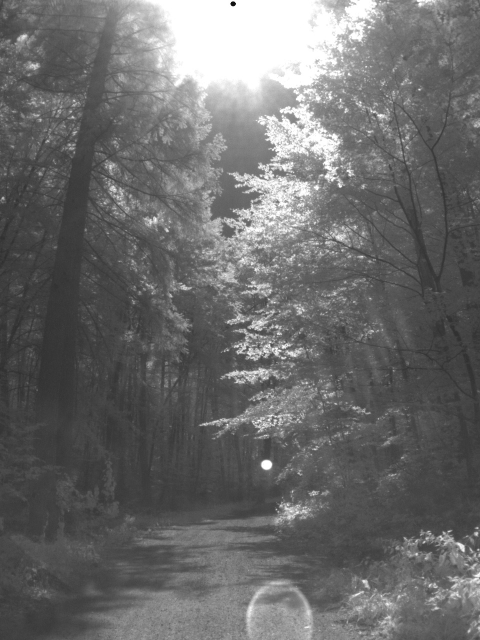
#> input picture classical_methods/Test_images/overexposed_NIR.jpg, 960 x 1280 px, given in place of properexposure_RGB.JPG, which was not available (shown at 1/2 size)
$ python fourier.py
#> lines starting #> are read from the running program, lines starting #| are printed output that depends on the picture; long printed decimals are rounded; pictures that were not available may be replaced by others from this repository, and a replacement may not be noted
import cv2
import numpy as np
#from google.colab.patches import cv2_imshow
from matplotlib import pyplot as plt
# from skimage.metrics import structural_similarity as ssim
# from skimage.metrics import normalized_mutual_information
from skimage.metrics import structural_similarity as ssim, mean_squared_error, peak_signal_noise_ratio, normalized_mutual_information
# [7 lines of commented-out code are left out]
rgb_path = '/home/krangana/2_Codes/1_Traditional_methods/Test_images/properexposure_RGB.JPG'
nir_path = '/home/krangana/2_Codes/1_Traditional_methods/Test_images/properexposure_NIR.jpg'
rgb_img = cv2.imread(rgb_path)
#> rgb_img is the input picture: shape (1280, 960, 3); min 11, max 255, mean 107.1
nir_img = cv2.imread(nir_path)
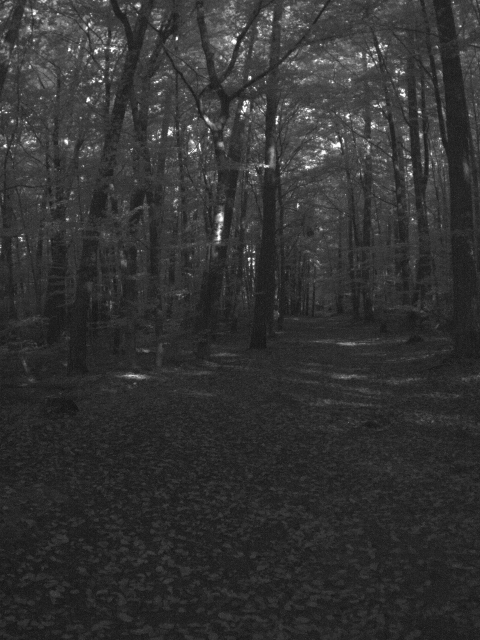
#> input picture classical_methods/Test_images/properexposure_NIR.jpg, 960 x 1280 px, found by its file name (shown at 1/2 size)
#> nir_img is the input picture: shape (1280, 960, 3); min 8, max 255, mean 50.8
rgb_gray_fullSize = cv2.cvtColor(rgb_img, cv2.COLOR_BGR2GRAY)
# rgb_gray = rgb_gray_fullSize
rgb_gray = cv2.resize(rgb_gray_fullSize, (nir_img.shape[1], nir_img.shape[0]), interpolation= cv2.INTER_LINEAR)
nir_gray = cv2.cvtColor(nir_img, cv2.COLOR_BGR2GRAY)
# Compute DFT(descrete fourier transform)
dft_rgb = np.fft.fft2(rgb_gray)
dft_nir = np.fft.fft2(nir_gray)
# Calculate cross-power spectrum
cross_power_spectrum = (dft_rgb) * np.conj(dft_nir)
# Compute phase correlation
phase_correlation = np.fft.ifft2(cross_power_spectrum / np.abs(cross_power_spectrum))
# Find peak location
peak_location = np.unravel_index(np.argmax(phase_correlation), phase_correlation.shape)
#> peak_location = (0, 204)

# Refine peak location
# search_radius = 10  # Define the search radius around the peak
# neighborhood = phase_correlation[max(0, peak_location[0]-search_radius):min(phase_correlation.shape[0], peak_location[0]+search_radius),
#                                  max(0, peak_location[1]-search_radius):min(phase_correlation.shape[1], peak_location[1]+search_radius)]
# refined_peak_location = np.unravel_index(np.argmax(neighborhood), neighborhood.shape)
# refined_peak_location = (refined_peak_location[0] + max(0, peak_location[0]-search_radius),
#                          refined_peak_location[1] + max(0, peak_location[1]-search_radius))
# Calculate translation
rows, cols = rgb_gray.shape
#> rows = 1280; cols = 960
# [4 lines of commented-out code are left out]

if peak_location[1] > cols // 2:
    translation_x = peak_location[1] - cols
else:
    translation_x = peak_location[1]
#> translation_x = 204

if peak_location[0] > rows // 2:
    translation_y = peak_location[0] - rows
else:
    translation_y = peak_location[0]
#> translation_y = 0

print(f"Corrected Translation: ({translation_x}, {translation_y})")
#| Corrected Translation: (204, 0)

#translate image
translation_matrix = np.float32([[1, 0, translation_x], [0, 1, translation_y]])
#> translation_matrix = [[1, 0, 204], [0, 1, 0]]
registered_img = cv2.warpAffine(rgb_gray, translation_matrix, (cols, rows), borderMode=cv2.BORDER_REPLICATE)
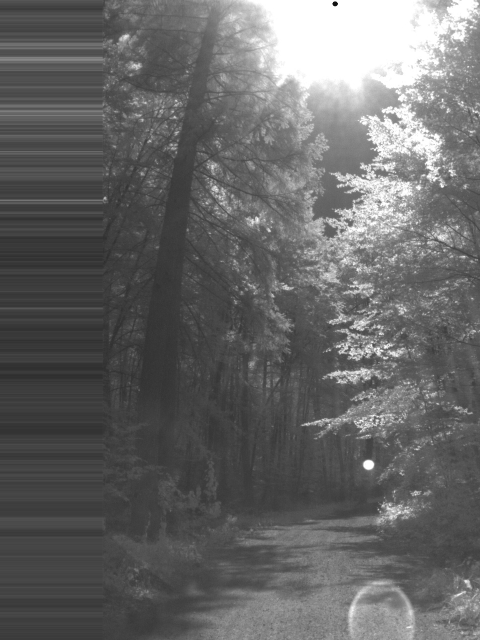
#> registered_img: shape (1280, 960) (shown at 1/2 size); min 11, max 255, mean 102.6

# [15 lines of commented-out code are left out]
ssim_index = ssim(registered_img, nir_gray)
#> ssim_index = 0.26

print(f"SSIM between registered RGB image and NIR image: {ssim_index}")
#| SSIM between registered RGB image and NIR image: 0.2596
def normalized_cross_correlation(img1, img2):
    # Normalize images
    img1_norm = (img1 - np.mean(img1)) / np.std(img1)
    img2_norm = (img2 - np.mean(img2)) / np.std(img2)

    # Compute cross-correlation
    cross_corr = np.correlate(img1_norm.flatten(), img2_norm.flatten(), mode='valid')
#> cross_corr = [593167.9]

    # Normalize cross-correlation
    ncc = cross_corr / (np.linalg.norm(img1_norm) * np.linalg.norm(img2_norm))
#> ncc = [0.483]

    return ncc
# Compute NCC
ncc_value = normalized_cross_correlation(registered_img, rgb_gray)
#> ncc_value = [0.483]
print("Normalized Cross-Correlation between registered and unregistered RGB image:", ncc_value)
#| Normalized Cross-Correlation between registered and unregistered RGB image: [0.4827]
ncc_value = normalized_cross_correlation(registered_img, nir_gray)
#> ncc_value = [0.333]
print("Normalized Cross-Correlation between registered and unregistered NIR image:", ncc_value)
#| Normalized Cross-Correlation between registered and unregistered NIR image: [0.3329]
# Compute mutual information
mutual_info_value = normalized_mutual_information(registered_img.ravel(), rgb_gray.ravel())
#> mutual_info_value = 1.03

# Compute comparison metrics
mse_val = mean_squared_error(registered_img, nir_gray)
#> mse_val = 5023.8
psnr_val = peak_signal_noise_ratio(registered_img, nir_gray)
#> psnr_val = 11.12
ssim_val = ssim(registered_img, nir_gray, channel_axis=0)
#> ssim_val = 0.326


# Display the results
print(f"SSIM: {ssim_val}")
#| SSIM: 0.3264
print(f"Mutual Information: {mutual_info_value}")
#| Mutual Information: 1.029
print(f"Normalized Cross-Correlation (NCC): {ncc_value}")
#| Normalized Cross-Correlation (NCC): [0.3329]
print(f"MSE: {mse_val}")
#| MSE: 5023.783
print(f"PSNR: {psnr_val} dB")
#| PSNR: 11.120 dB
# print(f"Dice Coefficient: {dice_coeff}")

# Save the registered image
img_name = rgb_path.split("/")[-1]
output_path = "/home/krangana/2_Codes/1_Traditional_methods/outputs/fourier_based/new/Registered_" + img_name
cv2.imwrite(output_path, registered_img)

# Plot results
fig, ax = plt.subplots(1, 2, figsize=(10, 5))
ax[0].imshow(registered_img, cmap='gray')
ax[0].set_title('Registered Image')
ax[1].imshow(rgb_gray, cmap='gray')
ax[1].set_title('RGB Image')
plt.show()
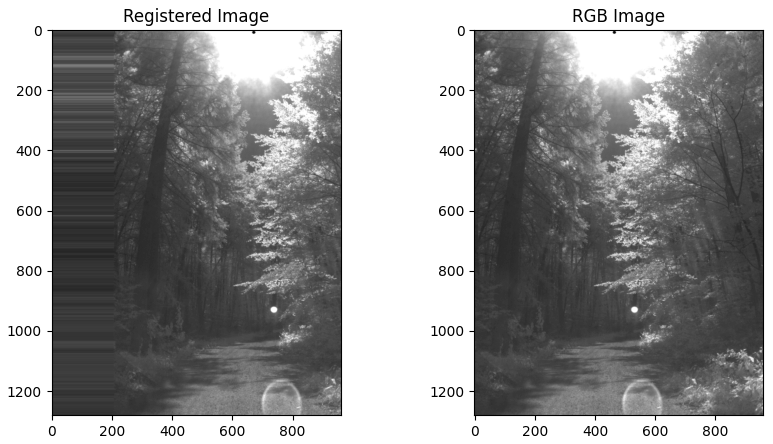
#> figure drawn by matplotlib, 2 panels

print(f"Mutual Information: {mutual_info_value}")
#| Mutual Information: 1.029
